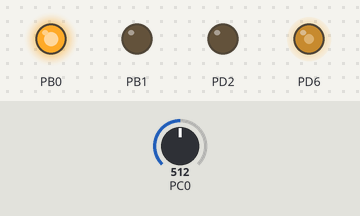
A program run on a simulated ATmega328P, built with avr-gcc and emulated at 16 MHz. On the bench: output pins drawn as LEDs (lit = HIGH). The inputs (shaded band) are chosen by the test bench; at power-on: PC0 = 512.

Above: at 1.2 s.
1.3 s: PC0 set to 421
2.8 s: PC0 set to 393
At 3.6 s:
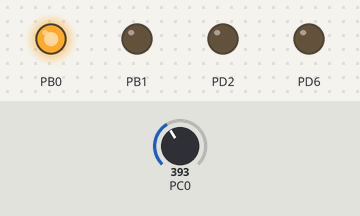
4.3 s: PC0 set to 625
At 4.8 s:
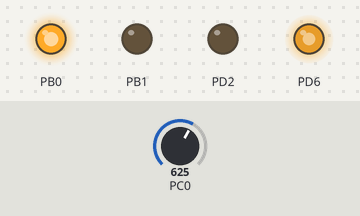
5.8 s: PC0 set to 601
At 7.0 s:
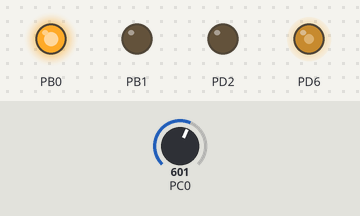
7.3 s: PC0 set to 716
At 8.3 s:
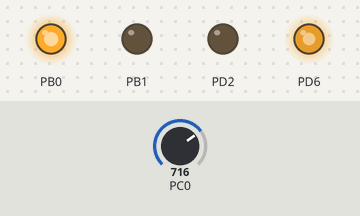
Timing chart, 0 to 9.8 s (numbered marks = the images above; inputs shaded):
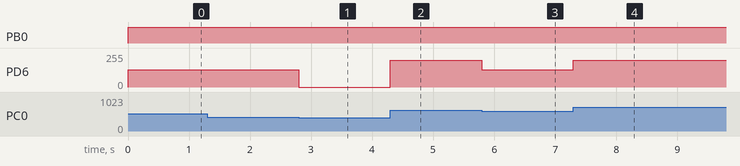

The program:

main.c
```c
/*
 * Auto_cool_sys.c
 *
 * Created: 2026-06-13 6:31:49 AM
 * Author : fedbi
 */

#include "ACS_PWM.h"
#include "ADC.h"
#include <util/delay.h>

int main(void)
{
   ACS_PWM_init();
   adc_init();

   DDRD |=(1<<DDD2);
   uint8_t pwm=0;


    while (1)
    {
		uint16_t adc_value = read_adc(0);

		if ( adc_value>820) pwm=255;
		else if ( adc_value>615) pwm=200;
		else if ( adc_value>410) pwm=130;
		else if ( adc_value>0) pwm=0;

		ACS_Motor_control(pwm);

	}

	return 0;
}
```

ACS_PWM.c
```c
/*
 * ACS_PWM.c
 *
 * Created: 2026-06-13 6:44:41 AM
 *  Author: fedbi
 */

#include "ACS_PWM.h"

//volatile uint8_t Ctrl[5] = {0,64,128,191,255};
volatile uint8_t speed=0;

void ACS_PWM_init()
{

    DDRD |= (1<<DDD6);    //PWM Output
	DDRB |= (1<<DDB0);    // IN2 as output
	DDRB |= (1<<DDB1);    //IN1 as low output

	PORTB |=(1<<PORTB0);   // IN2 is high
	PORTB &= ~(1<<PORTB1);  //IN1 is low


	TCCR0A = 0;
	TCCR0B = 0;
	TCCR0A |= ((1<<WGM00)|(1<<WGM01)|(1<<COM0A1));  //Fast PWM mode and non -inverting
	TCCR0A &= ~(1<<COM0A0);
	TCCR0B |= ((1<<CS00)|(1<<CS01));   // Prescalr 64, 976 HZ

	TCNT0 = 0;
	OCR0A = 0;
}

 void ACS_Motor_control(uint8_t speed)
{
	OCR0A =speed;
}
```

ACS_PWM.h
```c
/*
 * ACS_PWM.h
 *
 * Created: 2026-06-13 6:44:17 AM
 *  Author: fedbi
 */


#ifndef ACS_PWM_H_
#define ACS_PWM_H_

#define F_CPU 16000000UL
#include <avr/io.h>
#include <stdint.h>
#include <util/delay.h>

void ACS_PWM_init(void);
void ACS_Motor_control(uint8_t speed);


#endif /* ACS_PWM_H_ */
```

ADC.c
```c
/*
 * ADC.c
 *
 * Created: 2026-05-07 9:46:53 PM
 *  Author: fedbi
 */

#define F_CPU 16000000
#include <avr/io.h>
#include "ADC.h"

void adc_init(void)
{
	//step 1 : setting the reference voltage (1.1 V)
	ADMUX |= /*((1<<REFS1)|(1<<REFS0));*/(1<<REFS0);
	//step 2 : ADC enable

	ADCSRA |= (1<<ADEN);
	//step 3: choosing prescaler value 128-125 Khz
	ADCSRA |= ((1<<ADPS2) | (1<<ADPS1)| (1<<ADPS0));
	DDRC &= ~(1<<DDC0);
}
/* read adc vlaue from the corresponding given channel (0-7)*/

uint16_t read_adc(uint8_t channel)
{
	/* our channel limit 0-7
	8 (0000 1000) or 12 (0000 1100)
	for 8 channel 0 select .for 12 channel 4 select */

	channel &= 0x07;

	//clear previous channel and update the register with new channel
	ADMUX = (ADMUX & 0xF8)|channel;
	// Start ADC conversion;
	ADCSRA |= (1<< ADSC);
	// Step 7: wait until the conversion is done or completed
	while (ADCSRA & (1<<ADSC));
	// Step 8: return ADC
	return ADC;
}
```

ADC.h
```c
/*
 * ADC.h
 *
 * Created: 2026-05-07 9:47:08 PM
 *  Author: fedbi
 */


#ifndef ADC_H_
#define ADC_H_


#include <avr/io.h>
#include <stdint.h>

void adc_init(void);
uint16_t read_adc(uint8_t channel);


#endif /* ADC_H_ */
```

Measured:
- the behaviour switches between 411 and 410 on PC0 (found by bisection; images 0 and 1)
- the behaviour switches between 616 and 615 on PC0 (found by bisection; images 2 and 3)
- after the input at 1.3 s, every drawn part: stays the same
- after the input at 2.8 s, PD6: 130/255 → 0/255 at once
- after the input at 4.3 s, PD6: 0/255 → 200/255 at once
- after the input at 5.8 s, PD6: 200/255 → 130/255 at once
- after the input at 7.3 s, PD6: 130/255 → 200/255 at once
